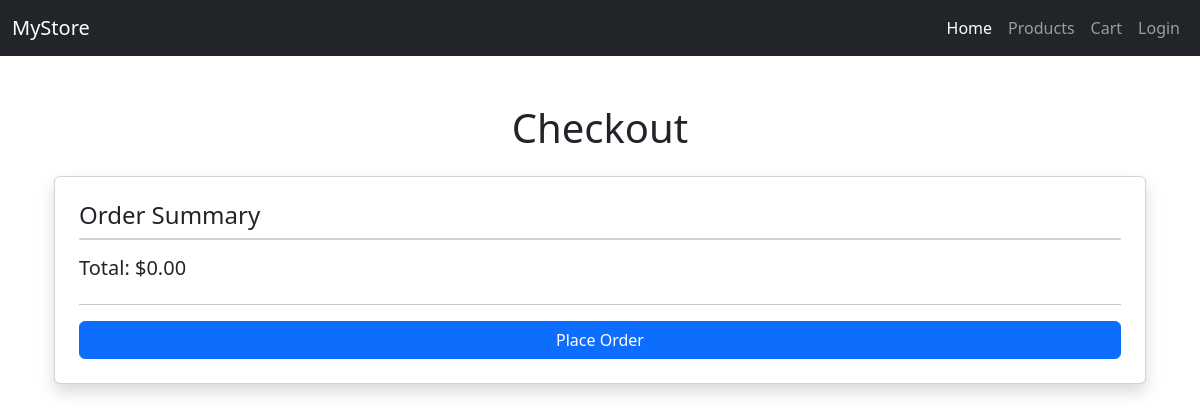
/checkout/ (signed in), run on an earlier commit of the app's database.
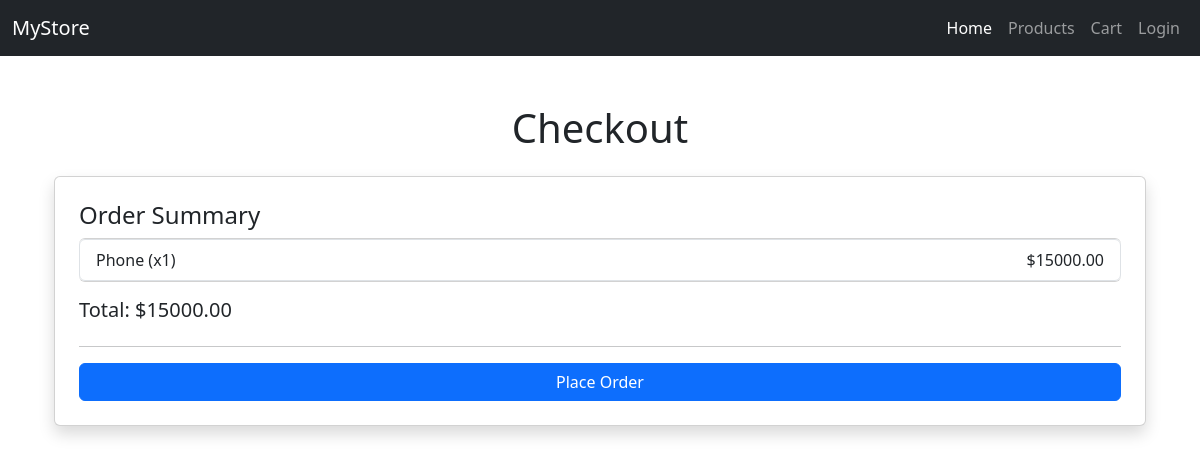
And on a later commit of the database.
### store/models.py (models this page shows, shortened)
class Cart(models.Model):
    user = models.ForeignKey(User, on_delete=models.CASCADE)
    product = models.ForeignKey(Product, on_delete=models.CASCADE)
    quantity = models.PositiveIntegerField(default=1)

class Product(models.Model):
    name = models.CharField(max_length=255)
    description = models.TextField()
    price = models.DecimalField(max_digits=10, decimal_places=2)
    image = models.ImageField(upload_to='products/', blank=True, null=True)
    created_at = models.DateTimeField(auto_now_add=True)

### store/views.py (the view)
# urls.py: path('checkout/', views.checkout, name='checkout'),
@login_required
def checkout(request):
    cart_items = Cart.objects.filter(user=request.user)
    total_price = sum(item.product.price * item.quantity for item in cart_items)
    return render(request, 'store/checkout.html', {
        'cart_items': cart_items,
        'total_price': total_price,
    })

### store/templates/store/checkout.html
{% extends "store/base.html" %}
{% block content %}
<div class="container mt-5">
    <h1 class="text-center mb-4">Checkout</h1>
    <div class="card p-4 shadow">
        <h4>Order Summary</h4>
        <ul class="list-group mb-3">
            {% for item in cart_items %}
            <li class="list-group-item d-flex justify-content-between align-items-center">
                {{ item.product.name }} (x{{ item.quantity }})
                <span>${{ item.product.price|floatformat:2 }}</span>
            </li>
            {% endfor %}
        </ul>
        <h5>Total: ${{ total_price|floatformat:2 }}</h5>
        <hr>
        <a href="#" class="btn btn-primary w-100">Place Order</a>
    </div>
</div>
{% endblock %}

### store/templates/store/base.html (shortened to what this page needs)
<!DOCTYPE html>
<html lang="en">
<head>
    <link href="https://cdn.jsdelivr.net/npm/bootstrap@5.3.3/dist/css/bootstrap.min.css" rel="stylesheet">
</head>
<body>
    {% include "store/navbar.html" %}
    <div class="container">
        {% block content %}{% endblock %}
    </div>
</body>
</html>

### store/templates/store/navbar.html (shortened to what this page needs)
<nav class="navbar navbar-expand-lg navbar-dark bg-dark">
    <div class="container-fluid">
        <a class="navbar-brand" href="{% url 'home' %}">MyStore</a>
        <div class="collapse navbar-collapse" id="navbarNav">
            <ul class="navbar-nav ms-auto">
                <li class="nav-item">
                    <a class="nav-link active" href="{% url 'home' %}">Home</a>
                </li>
                <li class="nav-item">
                    <a class="nav-link" href="{% url 'products' %}">Products</a>
                </li>
                <li class="nav-item">
                    <a class="nav-link" href="{% url 'cart' %}">Cart</a>
                </li>
                <li class="nav-item">
                    <a class="nav-link" href="{% url 'login' %}">Login</a>
                </li>
            </ul>
        </div>
    </div>
</nav>

What changed in the data, as far as the page shows it:
added Cart: product.name "Phone", quantity "1", product.price "15000.00"
Also different on the page:
{{ total_price|floatformat:2 }}: "0.00" → "15000.00"
